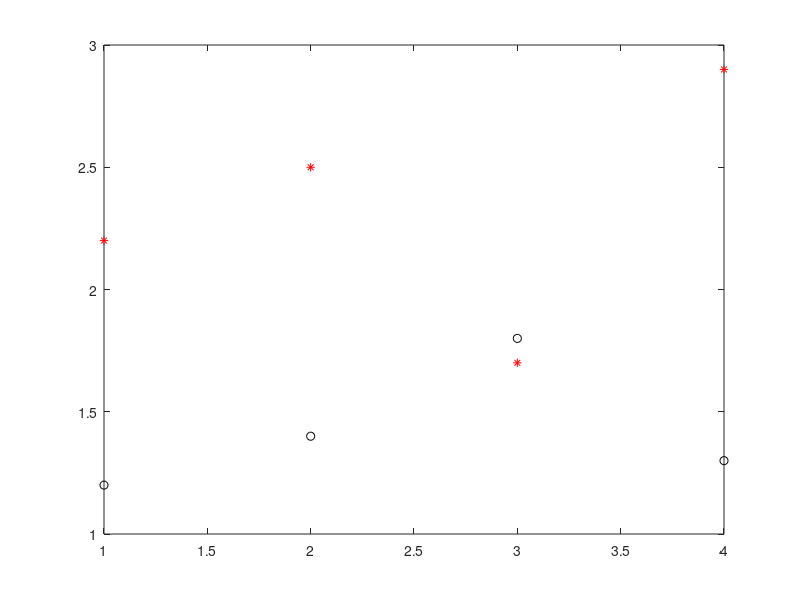

Recreate this plot in MATLAB.
load salesfig.dat;
y1 = salesfig(1,:);
y2 = salesfig(2,:);
x = 1.000:4.000;
xlabel('Quarter');
ylabel('sale')
title('Quarterly sales');
plot(x,y1,'ko',x,y2,'r*');

